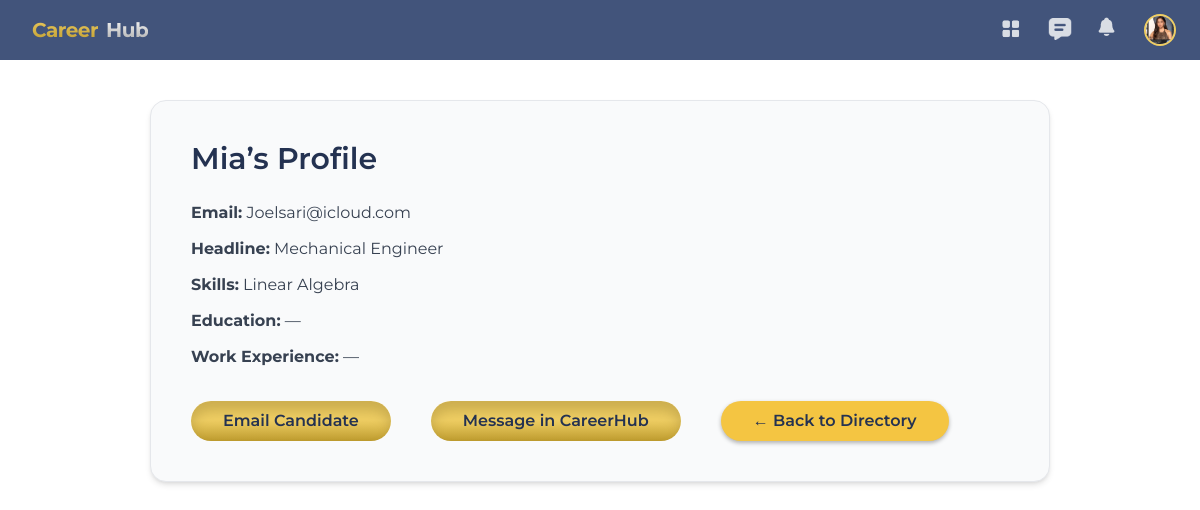
Page /accounts/candidates/7/ (signed in) on the committed database.
### accounts/models.py (models this page shows, shortened)
class User(AbstractUser):
    JOB_SEEKER = 'job_seeker'
    RECRUITER = 'recruiter'
    ROLE_CHOICES = (
        (JOB_SEEKER, 'Job Seeker'),
        (RECRUITER, 'Recruiter'),
    )
    role = models.CharField(max_length=20, choices=ROLE_CHOICES)
    is_admin = models.BooleanField(default=False)

class RecruiterProfile(models.Model):
    user = models.OneToOneField(
        settings.AUTH_USER_MODEL,
        on_delete=models.CASCADE,
        related_name='recruiter'
    )
    profile_picture = models.ImageField(upload_to="profile_pics/", null=True, blank=True)
    company_name = models.CharField(max_length=255, blank=True)
    position = models.CharField(max_length=255, blank=True)

class JobSeekerProfile(models.Model):
    user = models.OneToOneField(
        settings.AUTH_USER_MODEL,
        on_delete=models.CASCADE,
        related_name='jobseeker'
    )
    full_name = models.CharField(max_length=255, blank=True)
    profile_picture = models.ImageField(upload_to="profile_pics/", null=True, blank=True)
    headline = models.CharField(max_length=255, blank=True)
    skills = models.TextField(blank=True)
    education = models.TextField(blank=True)
    work_experience = models.TextField(blank=True)
    street_address = models.CharField(max_length=255, blank=True)
    city = models.CharField(max_length=100, blank=True)
    state = models.CharField(max_length=100, blank=True)
    zip_code = models.CharField(max_length=20, blank=True)
    country = models.CharField(max_length=100, blank=True)
    is_public = models.BooleanField(default=True)

### accounts/views.py (the view)
# urls.py: path("candidates/<int:user_id>/", views.candidate_profile, name="candidate_profile"),
@login_required
def candidate_profile(request, user_id):
    if request.user.role != User.RECRUITER:
        return HttpResponseForbidden("Only recruiters can view candidate profiles.")
    candidate = get_object_or_404(User, id=user_id, role=User.JOB_SEEKER)
    return render(request, "accounts/candidate_profile.html", {"candidate": candidate})

### accounts/templates/accounts/candidate_profile.html
{% extends "base.html" %}
{% block content %}
<div class="min-h-screen bg-white px-10 py-10">
  <div class="max-w-[900px] mx-auto bg-gray-50 rounded-2xl shadow-md p-10 border border-gray-200">
    <h2 class="text-3xl font-semibold text-[#243251] mb-6">
      {{ candidate.username }}’s Profile
    </h2>
    <div class="space-y-3 text-gray-700">
      <p><strong>Email:</strong> {{ candidate.email }}</p>
      <p><strong>Headline:</strong> {{ candidate.jobseeker.headline|default:"—" }}</p>
      <p><strong>Skills:</strong> {{ candidate.jobseeker.skills|default:"—" }}</p>
      <p><strong>Education:</strong> {{ candidate.jobseeker.education|default:"—" }}</p>
      <p><strong>Work Experience:</strong> {{ candidate.jobseeker.work_experience|default:"—" }}</p>
    </div>
    <div class="mt-8 flex gap-10">
      <a href="{% url 'email_candidate' candidate.id %}"
         class="btn-primary bg-[#F4C542] hover:bg-[#e0b53b] text-[#243251] text-[16px] px-8 py-2 border-none">
         Email Candidate
      </a>
      <a href="{% url 'messaging:start_conversation' candidate.id %}"
         class="btn-primary bg-[#F4C542] hover:bg-[#e0b53b] text-[#243251] text-[16px] px-8 py-2 border-none">
         Message in CareerHub
      </a>
      <a href="{% url 'candidate_list' %}"
         class="btn-secondary bg-[#F4C542] hover:bg-[#e0b53b] text-[#243251] text-[16px] px-8 py-2 border-none">
        ← Back to Directory
      </a>
    </div>
  </div>
</div>
{% endblock %}

### templates/components/navbar.html (shortened to what this page needs)
{% load static %}
<nav class="w-full h-[60px] flex items-center justify-between bg-[#42547b] px-6 shadow-md z-50">
  <div class="flex items-center gap-1">
    <a href="{% if user.role == 'job_seeker' %}{% url 'jobseeker_dashboard' %}
             {% else %}{% url 'recruiter_dashboard' %}{% endif %}"
       class="flex items-center gap-1">
      <span class="ml-2 bg-gradient-to-b from-[#EFCE63] to-[#BD9B2E] bg-clip-text text-transparent font-bold text-xl tracking-tight">
      </span>
      <span class="ml-1 bg-gradient-to-b from-white to-[#A6A6A6] bg-clip-text text-transparent font-bold text-xl tracking-tight">
      </span>
    </a>
  </div>
  <div class="flex items-center gap-6 relative">
    {% if user.is_authenticated %}
      {% if user.role == 'job_seeker' %}
        <a href="{% url 'jobseeker_dashboard' %}"
           class="w-6 h-6 opacity-80 hover:opacity-100 transition-opacity">
          <img src="{% static 'images/icon_dashboard.png' %}" />
        </a>
      {% else %}
        <a href="{% url 'recruiter_dashboard' %}"
           class="w-6 h-6 opacity-80 hover:opacity-100 transition-opacity">
          <img src="{% static 'images/icon_dashboard.png' %}" />
        </a>
      {% endif %}
      <a href="{% url 'messaging:inbox' %}"
         class="w-6 h-6 opacity-80 hover:opacity-100 transition-opacity">
        <img src="{% static 'images/icon_messages.png' %}" />
      </a>
    {% endif %}
    <div class="relative">
      <button id="notifications-toggle"
              class="w-6 h-6 opacity-80 hover:opacity-100 transition-opacity">
        <img src="{% static 'images/icon_notifications.png' %}" />
      </button>
    </div>
    <button id="profile-btn"
        class="w-8 h-8 rounded-full overflow-hidden border-2 border-[#efce63] bg-[#d9d9d9]">
    {% if user.role == "job_seeker" and user.jobseeker.profile_picture %}
        <img src="{{ user.jobseeker.profile_picture.url }}" class="w-full h-full object-cover">
    {% elif user.role == "recruiter" and user.recruiter.profile_picture %}
        <img src="{{ user.recruiter.profile_picture.url }}" class="w-full h-full object-cover">
    {% else %}
        <img src="{% static 'images/icon_profile.png' %}" class="w-full h-full object-cover">
    {% endif %}
</button>
    </div>
</nav>

### rows in the picture
User: recruiter.profile_picture (picture)
User: username "Mia", email "Joelsari@icloud.com", jobseeker.headline "Mechanical Engineer", jobseeker.skills "Linear Algebra", jobseeker.education "—", jobseeker.work_experience "—"
